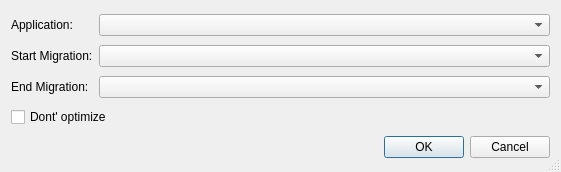
<?xml version="1.0" encoding="UTF-8"?>
<ui version="4.0">
 <class>DjangoSquashMigrationSelectionDialog</class>
 <widget class="QDialog" name="DjangoSquashMigrationSelectionDialog">
  <property name="geometry">
   <rect>
    <x>0</x>
    <y>0</y>
    <width>561</width>
    <height>172</height>
   </rect>
  </property>
  <property name="windowTitle">
   <string>Squash Migrations</string>
  </property>
  <property name="sizeGripEnabled">
   <bool>true</bool>
  </property>
  <layout class="QGridLayout" name="gridLayout">
   <item row="0" column="0">
    <widget class="QLabel" name="label">
     <property name="text">
      <string>Application:</string>
     </property>
    </widget>
   </item>
   <item row="0" column="1">
    <widget class="QComboBox" name="applicationComboBox">
     <property name="sizePolicy">
      <sizepolicy hsizetype="Expanding" vsizetype="Fixed">
       <horstretch>0</horstretch>
       <verstretch>0</verstretch>
      </sizepolicy>
     </property>
     <property name="toolTip">
      <string>Select the application</string>
     </property>
    </widget>
   </item>
   <item row="1" column="0">
    <widget class="QLabel" name="startLabel">
     <property name="text">
      <string>Start Migration:</string>
     </property>
    </widget>
   </item>
   <item row="1" column="1">
    <widget class="QComboBox" name="startMigrationComboBox">
     <property name="sizePolicy">
      <sizepolicy hsizetype="Expanding" vsizetype="Fixed">
       <horstretch>0</horstretch>
       <verstretch>0</verstretch>
      </sizepolicy>
     </property>
     <property name="toolTip">
      <string>Select a migration</string>
     </property>
    </widget>
   </item>
   <item row="2" column="0">
    <widget class="QLabel" name="label_2">
     <property name="text">
      <string>End Migration:</string>
     </property>
    </widget>
   </item>
   <item row="2" column="1">
    <widget class="QComboBox" name="endMigrationComboBox">
     <property name="sizePolicy">
      <sizepolicy hsizetype="Expanding" vsizetype="Fixed">
       <horstretch>0</horstretch>
       <verstretch>0</verstretch>
      </sizepolicy>
     </property>
     <property name="toolTip">
      <string>Select a migration</string>
     </property>
    </widget>
   </item>
   <item row="3" column="0" colspan="2">
    <widget class="QCheckBox" name="noOptimizeCheckBox">
     <property name="toolTip">
      <string>Select to not optimize the squashed migration</string>
     </property>
     <property name="text">
      <string>Dont' optimize</string>
     </property>
    </widget>
   </item>
   <item row="4" column="0" colspan="2">
    <widget class="QDialogButtonBox" name="buttonBox">
     <property name="orientation">
      <enum>Qt::Horizontal</enum>
     </property>
     <property name="standardButtons">
      <set>QDialogButtonBox::Cancel|QDialogButtonBox::Ok</set>
     </property>
    </widget>
   </item>
  </layout>
 </widget>
 <tabstops>
  <tabstop>applicationComboBox</tabstop>
  <tabstop>startMigrationComboBox</tabstop>
  <tabstop>endMigrationComboBox</tabstop>
  <tabstop>noOptimizeCheckBox</tabstop>
 </tabstops>
 <resources/>
 <connections>
  <connection>
   <sender>buttonBox</sender>
   <signal>accepted()</signal>
   <receiver>DjangoSquashMigrationSelectionDialog</receiver>
   <slot>accept()</slot>
   <hints>
    <hint type="sourcelabel">
     <x>248</x>
     <y>254</y>
    </hint>
    <hint type="destinationlabel">
     <x>157</x>
     <y>274</y>
    </hint>
   </hints>
  </connection>
  <connection>
   <sender>buttonBox</sender>
   <signal>rejected()</signal>
   <receiver>DjangoSquashMigrationSelectionDialog</receiver>
   <slot>reject()</slot>
   <hints>
    <hint type="sourcelabel">
     <x>316</x>
     <y>260</y>
    </hint>
    <hint type="destinationlabel">
     <x>286</x>
     <y>274</y>
    </hint>
   </hints>
  </connection>
 </connections>
</ui>
